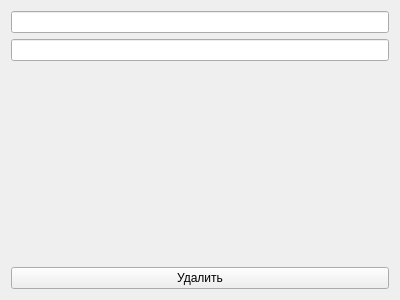
<?xml version="1.0" encoding="UTF-8"?>
<ui version="4.0">
 <class>Form_Elem</class>
 <widget class="QWidget" name="Form_Elem">
  <property name="geometry">
   <rect>
    <x>0</x>
    <y>0</y>
    <width>400</width>
    <height>300</height>
   </rect>
  </property>
  <property name="windowTitle">
   <string>Form</string>
  </property>
  <layout class="QVBoxLayout" name="verticalLayout">
   <item>
    <widget class="QLineEdit" name="lineEdit"/>
   </item>
   <item>
    <widget class="QLineEdit" name="lineEdit_2"/>
   </item>
   <item>
    <widget class="AspectRatioPixmapLabel" name="label">
     <property name="text">
      <string/>
     </property>
    </widget>
   </item>
   <item>
    <widget class="QPushButton" name="pushButton">
     <property name="text">
      <string>Удалить</string>
     </property>
    </widget>
   </item>
  </layout>
 </widget>
 <customwidgets>
  <customwidget>
   <class>AspectRatioPixmapLabel</class>
   <extends>QLabel</extends>
   <header>aspectratiopixmaplabel.h</header>
  </customwidget>
 </customwidgets>
 <resources/>
 <connections/>
</ui>
